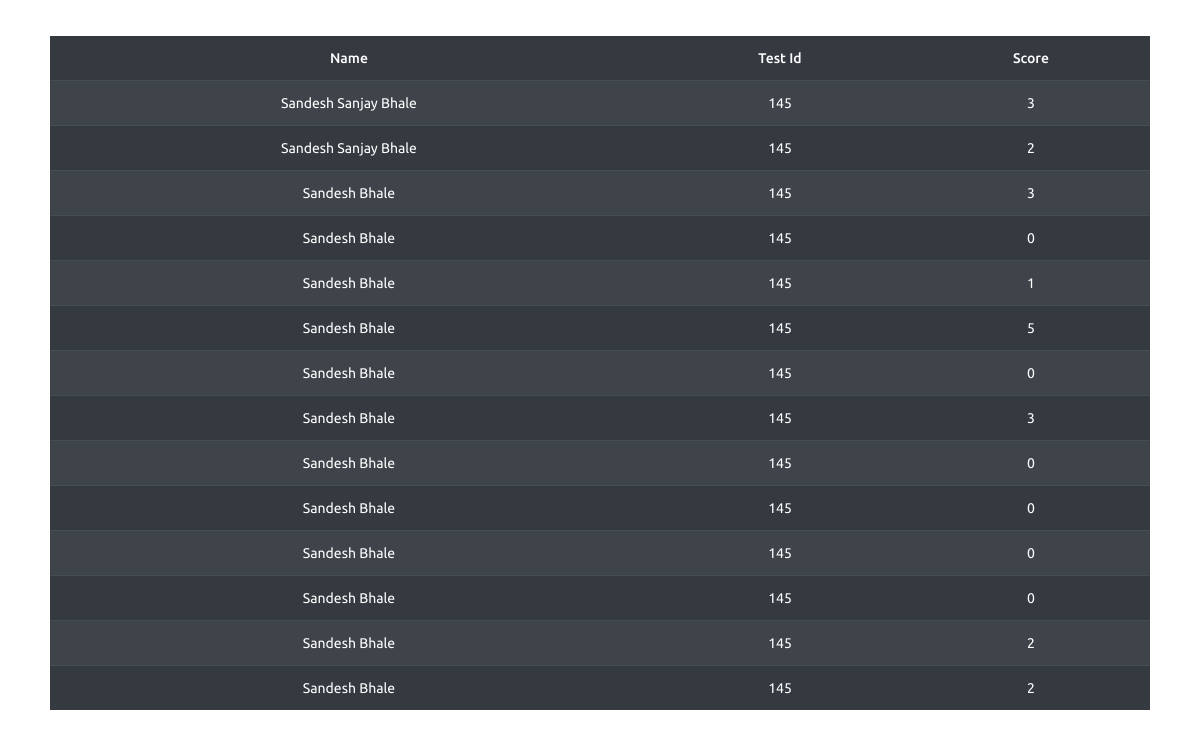
The app's page /finalproject1/mech/showuser.php with its own data.
### tables this page shows
CREATE TABLE `mst_result` (
  `login` varchar(255) DEFAULT NULL,
  `test_id` int(5) DEFAULT NULL,
  `test_date` date DEFAULT NULL,
  `score` int(3) DEFAULT NULL,
  `branch` varchar(255) NOT NULL
);

### finalproject1/mech/showuser.php (the view, shortened to what this page needs)
<!DOCTYPE HTML PUBLIC "-//W3C//DTD HTML 4.01 Transitional//EN" "http://www.w3.org/TR/html4/loose.dtd">
<html>
<head>
<link rel="stylesheet" href="../assets/vendors/mdi/css/materialdesignicons.min.css">
<link rel="stylesheet" href="../assets/vendors/css/vendor.bundle.base.css">
<link rel="stylesheet" href="../assets/css/main.css">
<link rel="stylesheet" href="../assets/css/style.css">
<link rel="stylesheet" href="https://cdnjs.cloudflare.com/ajax/libs/font-awesome/5.15.3/css/all.min.css" />
</head>
<body class="bg-white">
<?php
include("header.php");
include("dbcon.php");
?>
	<div class="container">
		<table class="mt-3 mx-auto table table-striped table-dark text-center border-3 table-responsive-sm"style="width:100%;">
			<thead class="thead-dark">
			<tr>
				<th>Name</th>
				<th>Test Id</th>
				<th>Score</th>
			</tr>
			</thead>
			<tbody>
			<?php
				$sql=mysqli_query($con,"Select * From mst_result where branch='MECH'");
				while($result=mysqli_fetch_assoc($sql)){
			?>
			<tr>
				<td><?php echo $result['login']; ?></td>
				<td><?php echo $result['test_id']; ?></td>
				<td><?php echo $result['score']; ?></td>
			</tr>
				<?php } ?>
			</tbody>
		</table>
	</div>
</body>
</html>

### finalproject1/assets/css/main.css (style rules this page uses)
body { margin-top:20px; color: #1a202c; text-align: left; background-color: #f2edf3 !important; }
.container { display: flex; }

### finalproject1/mech/header.php (style rules this page uses)
table { margin-left:7%; }

### records on screen
mst_result: login "Sandesh Sanjay Bhale", test "145", score "3"
mst_result: login "Sandesh Sanjay Bhale", test "145", score "2"
mst_result: login "Sandesh Bhale", test "145", score "3"
mst_result: login "Sandesh Bhale", test "145", score "0"
mst_result: login "Sandesh Bhale", test "145", score "1"
mst_result: login "Sandesh Bhale", test "145", score "5"
mst_result: login "Sandesh Bhale", test "145", score "0"
mst_result: login "Sandesh Bhale", test "145", score "3"
mst_result: login "Sandesh Bhale", test "145", score "0"
mst_result: login "Sandesh Bhale", test "145", score "0"
mst_result: login "Sandesh Bhale", test "145", score "0"
mst_result: login "Sandesh Bhale", test "145", score "0"
mst_result: login "Sandesh Bhale", test "145", score "2"
mst_result: login "Sandesh Bhale", test "145", score "2"
